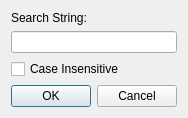
<?xml version="1.0" encoding="UTF-8"?>
<ui version="4.0">
 <class>SearchInAllNotesDialog</class>
 <widget class="QDialog" name="SearchInAllNotesDialog">
  <property name="geometry">
   <rect>
    <x>0</x>
    <y>0</y>
    <width>184</width>
    <height>113</height>
   </rect>
  </property>
  <property name="windowTitle">
   <string>Search In All Notes</string>
  </property>
  <layout class="QGridLayout" name="gridLayout">
   <item row="0" column="0">
    <layout class="QVBoxLayout" name="verticalLayout">
     <item>
      <widget class="QLabel" name="label">
       <property name="text">
        <string>Search String:</string>
       </property>
      </widget>
     </item>
     <item>
      <widget class="QLineEdit" name="lineEdit"/>
     </item>
     <item>
      <widget class="QCheckBox" name="checkBox">
       <property name="text">
        <string>Case Insensitive</string>
       </property>
      </widget>
     </item>
    </layout>
   </item>
   <item row="1" column="0">
    <widget class="QDialogButtonBox" name="buttonBox">
     <property name="orientation">
      <enum>Qt::Horizontal</enum>
     </property>
     <property name="standardButtons">
      <set>QDialogButtonBox::Cancel|QDialogButtonBox::Ok</set>
     </property>
    </widget>
   </item>
  </layout>
 </widget>
 <resources/>
 <connections>
  <connection>
   <sender>buttonBox</sender>
   <signal>accepted()</signal>
   <receiver>SearchInAllNotesDialog</receiver>
   <slot>accept()</slot>
   <hints>
    <hint type="sourcelabel">
     <x>248</x>
     <y>254</y>
    </hint>
    <hint type="destinationlabel">
     <x>157</x>
     <y>274</y>
    </hint>
   </hints>
  </connection>
  <connection>
   <sender>buttonBox</sender>
   <signal>rejected()</signal>
   <receiver>SearchInAllNotesDialog</receiver>
   <slot>reject()</slot>
   <hints>
    <hint type="sourcelabel">
     <x>316</x>
     <y>260</y>
    </hint>
    <hint type="destinationlabel">
     <x>286</x>
     <y>274</y>
    </hint>
   </hints>
  </connection>
 </connections>
</ui>
